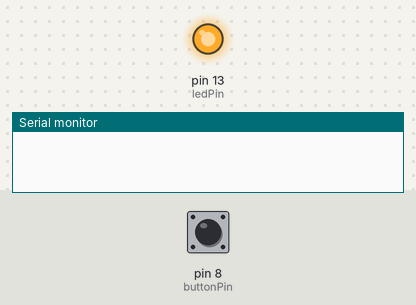
This sketch was run on a simulated Arduino Uno, built with avr-gcc and run on an emulated ATmega328P. Parts: output pins drawn as LEDs (lit = HIGH), the last lines printed to the serial monitor. The inputs (shaded band) are chosen by the test bench; at power-on: pin 8 (buttonPin) LOW.

Above: at 1.2 s.
1.3 s: pin 8 (buttonPin) pulled HIGH for 0.15 s
At 2.3 s:
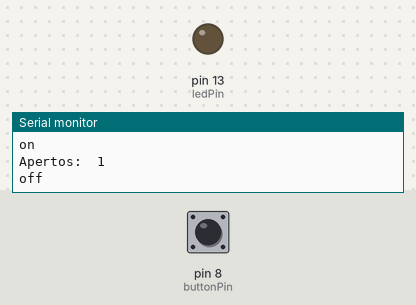
Timing chart, 0 to 4.3 s (numbered marks = the images above; inputs shaded):
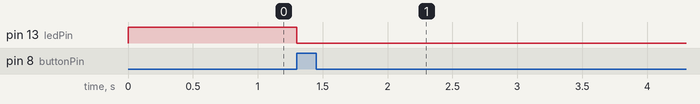

The sketch:

contagem_botao.ino
```cpp
const int  buttonPin = 8;    // the pin that the pushbutton is attached to
const int ledPin = 13;       // the pin that the LED is attached to

// Variables will change:
int buttonPushCounter = 0;   // counter for the number of button presses
int buttonState = 0;         // current state of the button
int lastButtonState = 0;     // previous state of the button

void setup() {
  // initialize the button pin as a input:
  pinMode(buttonPin, INPUT);
  // initialize the LED as an output:
  pinMode(ledPin, OUTPUT);
  // initialize serial communication:
  Serial.begin(9600);
}

void loop() {
  // read the pushbutton input pin:
  buttonState = digitalRead(buttonPin);

  // compare the buttonState to its previous state
  if (buttonState != lastButtonState) {
    // if the state has changed, increment the counter
    if (buttonState == HIGH) {
      // if the current state is HIGH then the button
      // wend from off to on:
      buttonPushCounter++;
      Serial.println("on");
      Serial.print("Apertos:  ");
      Serial.println(buttonPushCounter);
    }
    else {
      // if the current state is LOW then the button
      // wend from on to off:
      Serial.println("off");
    }
  }
  lastButtonState = buttonState;


  // turns on the LED every four button pushes by
  // checking the modulo of the button push counter.
  // the modulo function gives you the remainder of
  // the division of two numbers:

  if (buttonPushCounter % 4 == 0) {
    digitalWrite(ledPin, HIGH);
  } else {
   digitalWrite(ledPin, LOW);
  }

}
```

Measured:
- after the input at 1.3 s, pin 13 (ledPin): HIGH → LOW at once
